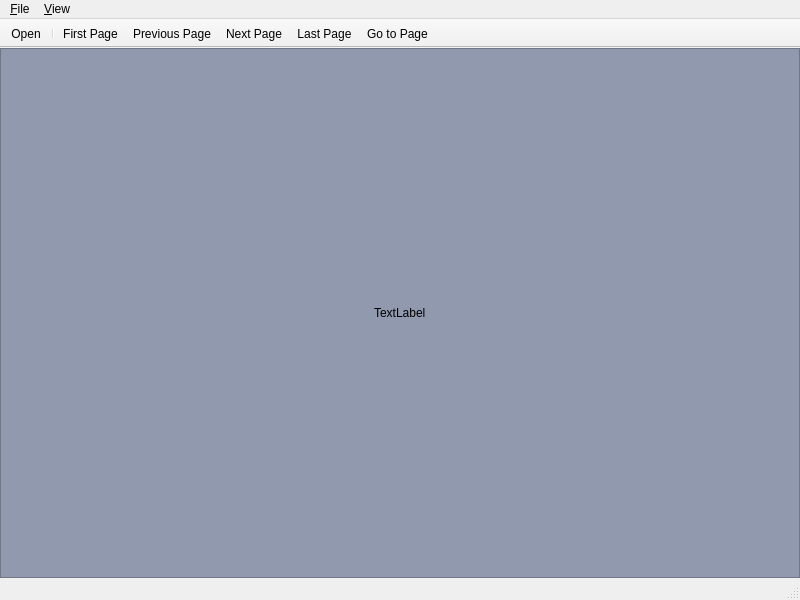
<?xml version="1.0" encoding="UTF-8"?>
<ui version="4.0">
 <class>ViewerWindow</class>
 <widget class="QMainWindow" name="ViewerWindow">
  <property name="geometry">
   <rect>
    <x>0</x>
    <y>0</y>
    <width>800</width>
    <height>600</height>
   </rect>
  </property>
  <property name="windowTitle">
   <string>Aspose.Words Rendering Demo</string>
  </property>
  <property name="windowIcon">
   <iconset resource="resources.qrc">
    <normaloff>:/resources/images/ViewerWindow.ico</normaloff>:/resources/images/ViewerWindow.ico</iconset>
  </property>
  <widget class="QWidget" name="centralwidget">
   <layout class="QHBoxLayout" name="horizontalLayout">
    <property name="leftMargin">
     <number>0</number>
    </property>
    <property name="topMargin">
     <number>0</number>
    </property>
    <property name="rightMargin">
     <number>0</number>
    </property>
    <property name="bottomMargin">
     <number>0</number>
    </property>
    <item>
     <widget class="QScrollArea" name="scrollArea">
      <property name="styleSheet">
       <string notr="true">QScrollArea { background-color: rgb(144, 153, 174) }</string>
      </property>
      <property name="widgetResizable">
       <bool>false</bool>
      </property>
      <property name="alignment">
       <set>Qt::AlignCenter</set>
      </property>
      <widget class="QWidget" name="scrollAreaWidgetContents">
       <property name="geometry">
        <rect>
         <x>0</x>
         <y>0</y>
         <width>798</width>
         <height>522</height>
        </rect>
       </property>
       <property name="styleSheet">
        <string notr="true">QWidget { background-color: rgb(144, 153, 174) }</string>
       </property>
       <layout class="QHBoxLayout" name="horizontalLayout_2">
        <property name="topMargin">
         <number>50</number>
        </property>
        <property name="bottomMargin">
         <number>50</number>
        </property>
        <item>
         <widget class="QLabel" name="imageLabel">
          <property name="sizePolicy">
           <sizepolicy hsizetype="Fixed" vsizetype="Fixed">
            <horstretch>0</horstretch>
            <verstretch>0</verstretch>
           </sizepolicy>
          </property>
          <property name="text">
           <string>TextLabel</string>
          </property>
         </widget>
        </item>
       </layout>
      </widget>
     </widget>
    </item>
   </layout>
  </widget>
  <widget class="QMenuBar" name="menubar">
   <property name="geometry">
    <rect>
     <x>0</x>
     <y>0</y>
     <width>800</width>
     <height>21</height>
    </rect>
   </property>
   <widget class="QMenu" name="menu_File">
    <property name="title">
     <string>&amp;File</string>
    </property>
    <addaction name="actionOpen"/>
    <addaction name="separator"/>
    <addaction name="actionExit"/>
   </widget>
   <widget class="QMenu" name="menu_View">
    <property name="title">
     <string>&amp;View</string>
    </property>
    <addaction name="actionPreviousPage"/>
    <addaction name="actionNextPage"/>
    <addaction name="separator"/>
    <addaction name="actionFirstPage"/>
    <addaction name="actionLastPage"/>
    <addaction name="separator"/>
    <addaction name="actionGoToPage"/>
   </widget>
   <addaction name="menu_File"/>
   <addaction name="menu_View"/>
  </widget>
  <widget class="QStatusBar" name="statusbar"/>
  <widget class="QToolBar" name="toolBar">
   <property name="windowTitle">
    <string>toolBar</string>
   </property>
   <property name="movable">
    <bool>false</bool>
   </property>
   <property name="iconSize">
    <size>
     <width>24</width>
     <height>24</height>
    </size>
   </property>
   <attribute name="toolBarArea">
    <enum>TopToolBarArea</enum>
   </attribute>
   <attribute name="toolBarBreak">
    <bool>false</bool>
   </attribute>
   <addaction name="actionOpen"/>
   <addaction name="separator"/>
   <addaction name="actionFirstPage"/>
   <addaction name="actionPreviousPage"/>
   <addaction name="actionNextPage"/>
   <addaction name="actionLastPage"/>
   <addaction name="actionGoToPage"/>
  </widget>
  <action name="actionOpen">
   <property name="icon">
    <iconset resource="resources.qrc">
     <normaloff>:/resources/images/actions/OpenDocument.png</normaloff>:/resources/images/actions/OpenDocument.png</iconset>
   </property>
   <property name="text">
    <string>&amp;Open...</string>
   </property>
   <property name="toolTip">
    <string>Open a document</string>
   </property>
  </action>
  <action name="actionExit">
   <property name="text">
    <string>&amp;Exit</string>
   </property>
  </action>
  <action name="actionPreviousPage">
   <property name="icon">
    <iconset resource="resources.qrc">
     <normaloff>:/resources/images/actions/PreviousPage.png</normaloff>:/resources/images/actions/PreviousPage.png</iconset>
   </property>
   <property name="text">
    <string>P&amp;revious Page</string>
   </property>
   <property name="toolTip">
    <string>Move to previous page</string>
   </property>
  </action>
  <action name="actionNextPage">
   <property name="icon">
    <iconset resource="resources.qrc">
     <normaloff>:/resources/images/actions/NextPage.png</normaloff>:/resources/images/actions/NextPage.png</iconset>
   </property>
   <property name="text">
    <string>&amp;Next Page</string>
   </property>
   <property name="toolTip">
    <string>Move to next page</string>
   </property>
  </action>
  <action name="actionFirstPage">
   <property name="icon">
    <iconset resource="resources.qrc">
     <normaloff>:/resources/images/actions/FirstPage.png</normaloff>:/resources/images/actions/FirstPage.png</iconset>
   </property>
   <property name="text">
    <string>&amp;First Page</string>
   </property>
   <property name="toolTip">
    <string>Move to first page</string>
   </property>
  </action>
  <action name="actionLastPage">
   <property name="icon">
    <iconset resource="resources.qrc">
     <normaloff>:/resources/images/actions/LastPage.png</normaloff>:/resources/images/actions/LastPage.png</iconset>
   </property>
   <property name="text">
    <string>&amp;Last Page</string>
   </property>
   <property name="toolTip">
    <string>Move to last page</string>
   </property>
  </action>
  <action name="actionGoToPage">
   <property name="icon">
    <iconset resource="resources.qrc">
     <normaloff>:/resources/images/actions/GoToPage.png</normaloff>:/resources/images/actions/GoToPage.png</iconset>
   </property>
   <property name="text">
    <string>&amp;Go to Page...</string>
   </property>
   <property name="toolTip">
    <string>Go to specified page</string>
   </property>
  </action>
 </widget>
 <resources>
  <include location="resources.qrc"/>
 </resources>
 <connections/>
</ui>
